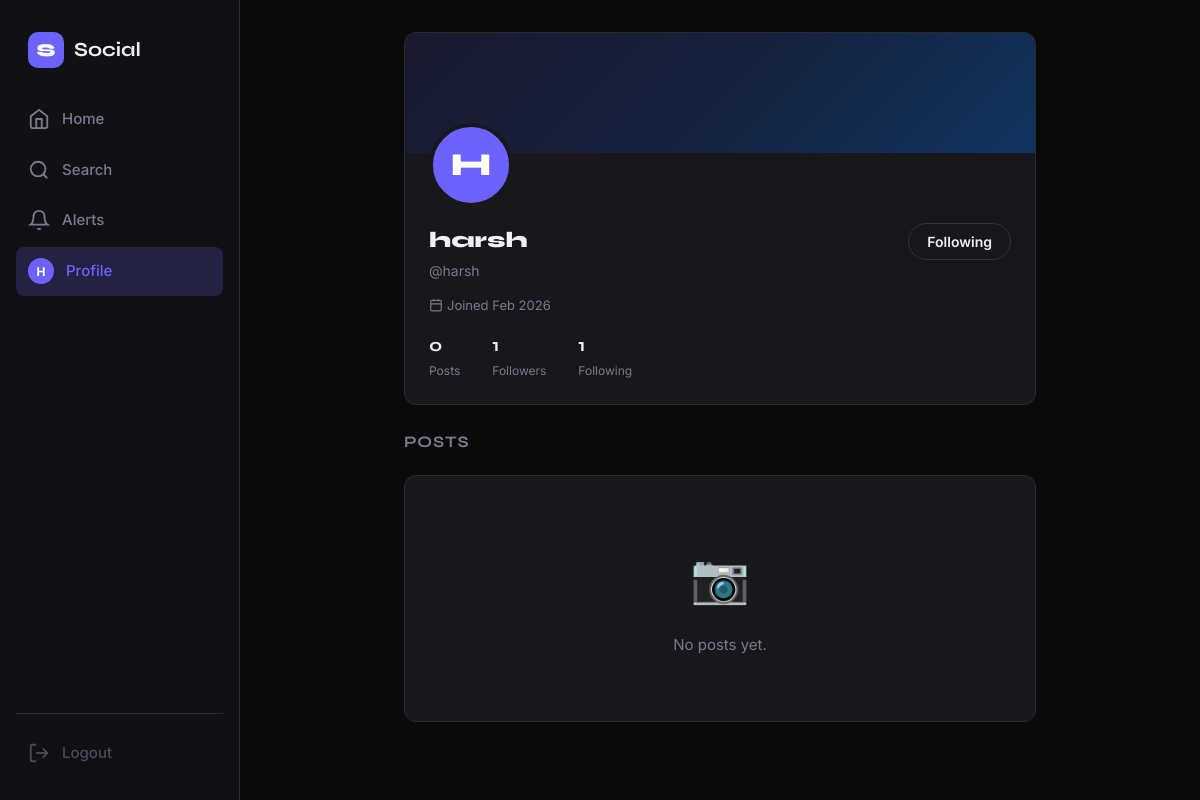
The page /profile/harsh/ (signed in) on the database its author committed.
### feed/models.py (models this page shows, shortened)
class UserProfile(models.Model):
    user = models.OneToOneField(
        User,
        on_delete=models.CASCADE,        # If User deleted, Profile deleted too
        related_name='profile'           # Access via: user.profile
    )
    bio = models.TextField(max_length=300, blank=True, default='')
    avatar = models.ImageField(
        upload_to='avatars/',            # Stored in MEDIA_ROOT/avatars/
        blank=True,
        null=True
    )
    website = models.URLField(blank=True, default='')
    location = models.CharField(max_length=100, blank=True, default='')
    followers = models.ManyToManyField(
        'self',
        symmetrical=False,               # A follows B ≠ B follows A
        related_name='following',
        blank=True
    )
    created_at = models.DateTimeField(auto_now_add=True)
    class Meta:
        verbose_name = 'User Profile'
        verbose_name_plural = 'User Profiles'
    def follower_count(self):
        return self.followers.count()
    def following_count(self):
        return self.following.count()
    def post_count(self):
        return self.user.posts.count()

### feed/views.py (the view)
# urls.py: path('profile/<str:username>/',      views.profile_view,    name='profile'),
@login_required
def profile_view(request, username):
    profile_user = get_object_or_404(User, username=username)
    profile = profile_user.profile
    posts = profile_user.posts.select_related('author').prefetch_related('likes', 'comments')
    is_following = request.user.profile.following.filter(user=profile_user).exists()
    is_own_profile = request.user == profile_user
    liked_post_ids = Like.objects.filter(
        user=request.user
    ).values_list('post_id', flat=True)
    context = {
        'profile_user': profile_user,
        'profile': profile,
        'posts': posts,
        'is_following': is_following,
        'is_own_profile': is_own_profile,
        'liked_post_ids': set(liked_post_ids),
    }
    return render(request, 'feed/profile.html', context)

### feed/templatetags/feed_tags.py (called while the page is built)
@register.simple_tag
def get_notification_count(user):
    return user.notifications.filter(is_read=False).count()

@register.filter
def format_count(value):
    try:
        value = int(value)
        if value >= 1_000_000:
            return f"{value/1_000_000:.1f}M"
        elif value >= 1_000:
            return f"{value/1_000:.1f}K"
        return str(value)
    except (ValueError, TypeError):
        return value

### feed/templates/feed/profile.html (shortened to what this page needs)
{% extends 'feed/base.html' %}
{% load feed_tags %}
{% load static %}
{% block content %}
<div class="profile-layout">
  <div class="profile-header-card">
    <div class="profile-cover"></div>
    <div class="profile-info">
      <div class="profile-avatar-large">
        {% if profile.avatar %}
          <img src="{{ profile.avatar.url }}" alt="{{ profile_user.username }}">
        {% else %}
          <span>{{ profile_user.username|first|upper }}</span>
        {% endif %}
      </div>
      <div class="profile-meta">
        <div class="profile-name-row">
          <div>
            <h1 class="profile-display-name">
              {{ profile_user.get_full_name|default:profile_user.username }}
            </h1>
            <p class="profile-handle">@{{ profile_user.username }}</p>
          </div>
          {% if is_own_profile %}
            <a href="{% url 'edit_profile' %}" class="btn btn-outline">Edit Profile</a>
          {% else %}
            <button class="btn {% if is_following %}btn-outline{% else %}btn-primary{% endif %} follow-toggle-btn"
                    data-username="{{ profile_user.username }}"
                    data-url="{% url 'toggle_follow' username=profile_user.username %}"
                    id="follow-btn">
              {% if is_following %}Following{% else %}Follow{% endif %}
            </button>
          {% endif %}
        </div>
        <div class="profile-details">
          <span class="profile-detail">
            <svg width="14" height="14" viewBox="0 0 24 24" fill="none" stroke="currentColor" stroke-width="2">
              <rect x="3" y="4" width="18" height="18" rx="2" ry="2"/><line x1="16" y1="2" x2="16" y2="6"/>
              <line x1="8" y1="2" x2="8" y2="6"/><line x1="3" y1="10" x2="21" y2="10"/>
            </svg>
            Joined {{ profile.created_at|date:"M Y" }}
          </span>
        </div>
        <div class="profile-stats">
          <div class="stat-item">
            <strong class="stat-value">{{ profile.post_count|format_count }}</strong>
            <span class="stat-label">Posts</span>
          </div>
          <div class="stat-item">
            <strong class="stat-value" id="follower-count">{{ profile.follower_count|format_count }}</strong>
            <span class="stat-label">Followers</span>
          </div>
          <div class="stat-item">
            <strong class="stat-value">{{ profile.following_count|format_count }}</strong>
            <span class="stat-label">Following</span>
          </div>
        </div>
      </div>
    </div>
  </div>
  <div class="profile-posts">
    <h3 class="section-heading">Posts</h3>
    {% for post in posts %}
    <article class="post-card" data-post-id="{{ post.id }}">
      <div class="post-header">
        <div class="post-author-link">
          <div class="post-avatar">
            {% if post.author.profile.avatar %}
              <img src="{{ post.author.profile.avatar.url }}" alt="{{ post.author.username }}">
            {% else %}
              <span>{{ post.author.username|first|upper }}</span>
            {% endif %}
          </div>
          <div class="post-author-info">
            <strong>{{ post.author.get_full_name|default:post.author.username }}</strong>
            <span class="post-author-handle">@{{ post.author.username }}</span>
          </div>
        </div>
        <span class="post-time">{{ post.created_at|time_ago }}</span>
        {% if is_own_profile %}
        <div class="post-menu">
          <button class="post-menu-btn" data-menu="{{ post.id }}">···</button>
          <div class="post-dropdown hidden" id="menu-{{ post.id }}">
            <a href="{% url 'post_edit' pk=post.id %}" class="dropdown-item">Edit</a>
            <a href="{% url 'post_delete' pk=post.id %}" class="dropdown-item danger">Delete</a>
          </div>
        </div>
        {% endif %}
      </div>
      {% if post.content %}<p class="post-content">{{ post.content }}</p>{% endif %}
      {% if post.image %}
      <div class="post-image-wrap">
        <a href="{% url 'post_detail' pk=post.id %}">
          <img src="{{ post.image.url }}" alt="Post image" class="post-image" loading="lazy">
        </a>
      </div>
      {% endif %}
      <div class="post-actions">
        <button class="action-btn like-btn {% if post.id in liked_post_ids %}liked{% endif %}"
                data-post="{{ post.id }}"
                data-url="{% url 'toggle_like' pk=post.id %}">
          <svg width="18" height="18" viewBox="0 0 24 24" stroke="currentColor" stroke-width="2"
               fill="{% if post.id in liked_post_ids %}currentColor{% else %}none{% endif %}">
            <path d="M20.84 4.61a5.5 5.5 0 0 0-7.78 0L12 5.67l-1.06-1.06a5.5 5.5 0 0 0-7.78 7.78l1.06 1.06L12 21.23l7.78-7.78 1.06-1.06a5.5 5.5 0 0 0 0-7.78z"/>
          </svg>
          <span class="like-count">{{ post.like_count }}</span>
        </button>
        <a href="{% url 'post_detail' pk=post.id %}" class="action-btn comment-btn">
          <svg width="18" height="18" viewBox="0 0 24 24" fill="none" stroke="currentColor" stroke-width="2">
            <path d="M21 15a2 2 0 0 1-2 2H7l-4 4V5a2 2 0 0 1 2-2h14a2 2 0 0 1 2 2z"/>
          </svg>
          <span>{{ post.comment_count }}</span>
        </a>
      </div>
    </article>
    {% empty %}
    <div class="empty-feed">
      <div class="empty-icon">📷</div>
      <p>No posts yet.</p>
    </div>
    {% endfor %}
  </div>
</div>
{% endblock %}

### feed/templates/feed/base.html (shortened to what this page needs)
{% load static %}
{% load feed_tags %}
<!DOCTYPE html>
<html lang="en">
<head>
  <link rel="stylesheet" href="{% static 'css/main.css' %}">
</head>
<body>
{% if user.is_authenticated %}
<nav class="sidebar">
  <div class="sidebar-logo">
    <span class="logo-mark">S</span>
    <span class="logo-text">Social</span>
  </div>
  <ul class="nav-links">
    <li>
      <a href="{% url 'feed' %}" class="nav-link {% if request.resolver_match.url_name == 'feed' %}active{% endif %}">
        <svg width="22" height="22" viewBox="0 0 24 24" fill="none" stroke="currentColor" stroke-width="2">
          <path d="M3 9l9-7 9 7v11a2 2 0 0 1-2 2H5a2 2 0 0 1-2-2z"/><polyline points="9 22 9 12 15 12 15 22"/>
        </svg>
        <span>Home</span>
      </a>
    </li>
    <li>
      <a href="{% url 'search' %}" class="nav-link {% if request.resolver_match.url_name == 'search' %}active{% endif %}">
        <svg width="22" height="22" viewBox="0 0 24 24" fill="none" stroke="currentColor" stroke-width="2">
          <circle cx="11" cy="11" r="8"/><line x1="21" y1="21" x2="16.65" y2="16.65"/>
        </svg>
        <span>Search</span>
      </a>
    </li>
    <li>
      <a href="{% url 'notifications' %}" class="nav-link {% if request.resolver_match.url_name == 'notifications' %}active{% endif %}">
        <span class="notif-wrapper">
          <svg width="22" height="22" viewBox="0 0 24 24" fill="none" stroke="currentColor" stroke-width="2">
            <path d="M18 8A6 6 0 0 0 6 8c0 7-3 9-3 9h18s-3-2-3-9"/><path d="M13.73 21a2 2 0 0 1-3.46 0"/>
          </svg>
          {% get_notification_count user as notif_count %}
        </span>
        <span>Alerts</span>
      </a>
    </li>
    <li>
      <a href="{% url 'profile' username=user.username %}" class="nav-link {% if request.resolver_match.url_name == 'profile' %}active{% endif %}">
        <div class="nav-avatar">
          {% if user.profile.avatar %}
            <img src="{{ user.profile.avatar.url }}" alt="{{ user.username }}">
          {% else %}
            <span>{{ user.username|first|upper }}</span>
          {% endif %}
        </div>
        <span>Profile</span>
      </a>
    </li>
  </ul>
  <div class="sidebar-footer">
    <a href="{% url 'logout' %}" class="nav-link logout-link">
      <svg width="22" height="22" viewBox="0 0 24 24" fill="none" stroke="currentColor" stroke-width="2">
        <path d="M9 21H5a2 2 0 0 1-2-2V5a2 2 0 0 1 2-2h4"/><polyline points="16 17 21 12 16 7"/><line x1="21" y1="12" x2="9" y2="12"/>
      </svg>
      <span>Logout</span>
    </a>
  </div>
</nav>
{% endif %}
<main class="main-content {% if not user.is_authenticated %}full-width{% endif %}">
  {% block content %}{% endblock %}
</main>
</body>
</html>

### rows shown on the page
UserProfile: created_at "Feb 2026", post_count "0", follower_count "1", following_count "1"

### other values the page prints
{{ user.username|first|upper }} "H"
{{ profile_user.username|first|upper }} "H"
{{ profile_user.get_full_name|default:profile_user.username }} "harsh"
{{ profile_user.username }} "harsh"
